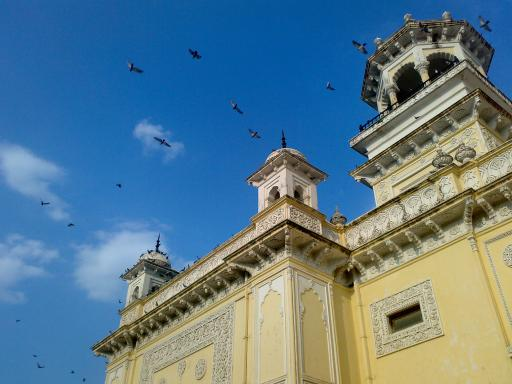
#> input picture Head1stOpenCV-Python/data/home.jpg, 512 x 384 px
$ python -i '4.9 Histograms in OpenCV.py'   (imports and definitions only)
#> lines starting #> are read from the running program, lines starting #| are printed output that depends on the picture
import cv2 as cv
import matplotlib
import numpy as np
import sys
from matplotlib import pyplot as plt
import inspect
from PySide6.QtWidgets import QApplication, QWidget

# [2 lines not run here, left out]


def histgrams_in_opencv():
    current_function_name = inspect.currentframe().f_code.co_name
    print("current_function_name:", current_function_name)

    plt.subplot(121)
    img = cv.imread('../data/home.jpg', 0)
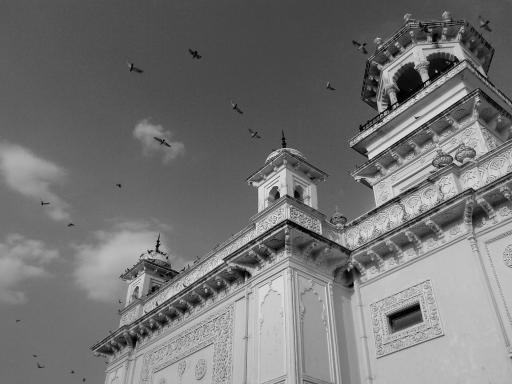
#> img: shape (384, 512); min 0, max 255, mean 116.2
    hist = cv.calcHist([img], [0], None, [256], [0, 256])
#> hist = 256 values, max 3908 at index 111, min 0 at index 242, mean 768
    hist, bins = np.histogram(img.ravel(), 256, [0, 256])
#> bins = 257 values from 0 to 256
    plt.hist(img.ravel(), 256, [0, 256])

    img_3_channel = cv.imread('../data/home.jpg', 1)
#> img_3_channel is the input picture: shape (384, 512, 3); mean B, G, R 141.2, 123.9, 91.6
    color = ('b', 'g', 'r')
    plt.subplot(122)
    for i, col in enumerate(color):
        histr = cv.calcHist([img_3_channel], [i], None, [256], [0, 256])
        plt.plot(histr, color=col)
        plt.xlim([0, 256])
    plt.show()
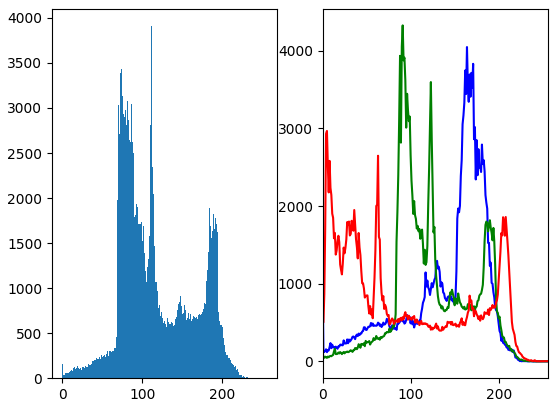
#> figure drawn by matplotlib, 2 panels; panel 1: tallest bar 3908 high, from x = 111 to 112; panel 2: curve peaks at x = 164, y = 4049; panel 2: curve peaks at x = 91, y = 4328; panel 2: curve peaks at x = 5, y = 2968


def mask():
    plt.figure()
    img = cv.imread('../data/home.jpg', 0)
    # create a mask
    mask = np.zeros(img.shape[:2], np.uint8)
    mask[100:300, 100:400] = 255
    masked_img = cv.bitwise_and(img, img, mask=mask)
    # 计算掩码区域和非掩码区域的直方图
    # 检查作为掩码的第三个参数
    hist_full = cv.calcHist([img], [0], None, [256], [0, 256])
    hist_mask = cv.calcHist([img], [0], mask, [256], [0, 256])
    plt.subplot(221), plt.imshow(img, 'gray')
    plt.subplot(222), plt.imshow(mask, 'gray')
    plt.subplot(223), plt.imshow(masked_img, 'gray')
    plt.subplot(224), plt.plot(hist_full), plt.plot(hist_mask)
    plt.xlim([0, 256])
    plt.show()


# [7 lines not run here, left out]

>>> result = histgrams_in_opencv()
